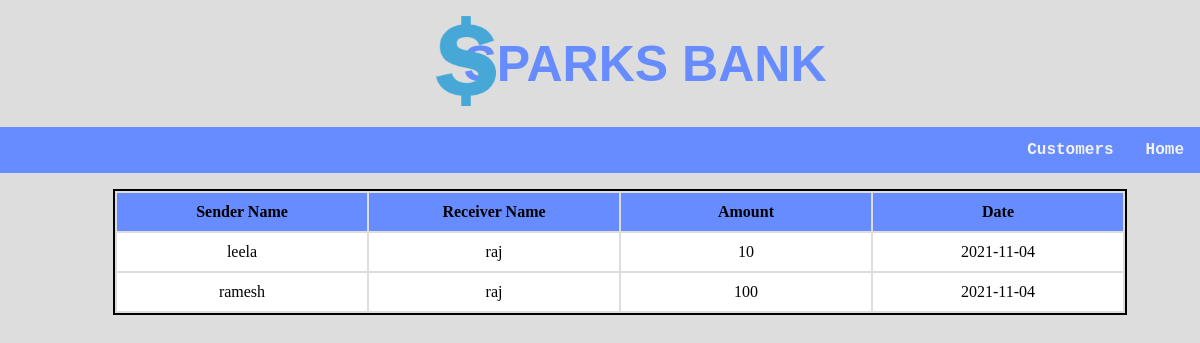
Screenshot of /trans_history.php with the database file from the repository.
### tables this page shows
CREATE TABLE `transactions` (
  `tid` int(20) NOT NULL,
  `sender` varchar(20) NOT NULL,
  `receiver` varchar(20) NOT NULL,
  `amount` int(20) NOT NULL,
  `date/time` date NOT NULL DEFAULT current_timestamp()
);

### trans_history.php (the view, shortened to what this page needs)
<?php
	include("conn.php");
?>
<!DOCTYPE html>
<html>
<head>
	<link rel="stylesheet" type="text/css" href="assests\style1.css">
</head>
<body>
	<div class="head">
    <img src="img/logo.png" class="logo">
		<h1 style=" font-size: 50px; text-align:center;">
		<a href="index.php" style="color:#668cff;  font-family: 'Catamaran', sans-serif;">SPARKS BANK</a>
		</h1>
	</div>
	<div class="topnav">
		<nav style="float: right;">
  		<a href="index.php" class="a1">Home</a>
  		<a href="customers.php" class="a1" >Customers</a>
  		</nav>
  	</div>
  	<dir >
  		<?php
  			$selectSQL = 'SELECT * FROM transactions ';
  			if( !( $selectRes = mysqli_query( $con,$selectSQL ) ) ){
    			echo 'Retrieval of data from Database Failed - #'.mysql_errno().': '.mysql_error();
  			}
  			else
  			{
    ?>
  		<table align="center">
  			<thead>
  				<tr style="background-color: #668cff">
  					<th>Sender Name</th>
  					<th>Receiver Name</th>
  					<th>Amount</th>
            <th>Date</th>
  				</tr>
  			</thead>
  			<tbody style="background-color: white;">
    		<?php
      		if( mysqli_num_rows( $selectRes )==0 ){
        		echo '<tr><td colspan="4">No Rows Returned</td></tr>';
      		}
      		else{
        		while( $row = mysqli_fetch_assoc( $selectRes ) ){
          			echo "<tr><td>{$row['sender']}</td><td>{$row['receiver']}</td><td>{$row['amount']}</td>
          				<td>{$row['date/time']}</td></tr>\n";
        }
      }
    ?>
  </tbody>
  		</table>
  	<?php } ?>
  	</dir>
</body>
</html>

### assests/style1.css (style rules this page uses)
.topnav { background-color: #668cff; overflow: hidden; }
.topnav a { float: right; display: block; color: #f2f2f2; text-align: center; padding: 14px 16px; text-decoration: none; font-family: "Lucida Console", "Courier New", monospace; font-weight: bold; }
a { text-decoration: none; font-family: "Lucida Console", "Courier New", monospace; font-weight: bold; font-style: normal; color: #cc3300; }
.head { background-color: #ddd; padding: 1px; }
body { margin: 0; background-color: #ddd; }
* { box-sizing: border-box; }

### trans_history.php (style rules this page uses)
th, td { width:250px; text-align:center; padding:10px; }
table { border: 2px solid black; }
.logo { float: left; position: relative; left: 420px; padding: 15px; width: 90px; height: 120px; }

### rows the page displays
transactions: sender "leela", receiver "raj", amount "10", value "2021-11-04"
transactions: sender "ramesh", receiver "raj", amount "100", value "2021-11-04"
